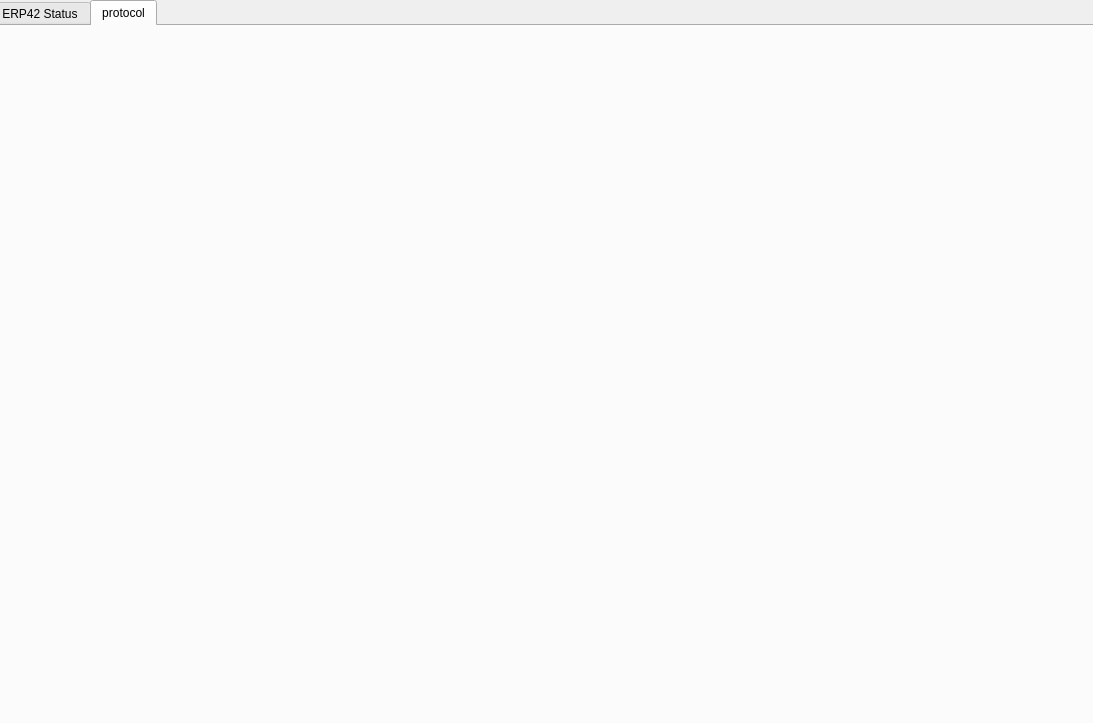
<?xml version="1.0" encoding="UTF-8"?>
<ui version="4.0">
 <class>Dialog</class>
 <widget class="QDialog" name="Dialog">
  <property name="geometry">
   <rect>
    <x>0</x>
    <y>0</y>
    <width>1093</width>
    <height>723</height>
   </rect>
  </property>
  <property name="windowTitle">
   <string>ERP42 Control Bar</string>
  </property>
  <widget class="QTabWidget" name="tabWidget">
   <property name="geometry">
    <rect>
     <x>-10</x>
     <y>0</y>
     <width>1131</width>
     <height>731</height>
    </rect>
   </property>
   <property name="currentIndex">
    <number>1</number>
   </property>
   <widget class="QWidget" name="tab_1">
    <attribute name="title">
     <string>ERP42 Status</string>
    </attribute>
    <widget class="QLabel" name="label_2">
     <property name="geometry">
      <rect>
       <x>10</x>
       <y>10</y>
       <width>371</width>
       <height>361</height>
      </rect>
     </property>
     <property name="frameShape">
      <enum>QFrame::Box</enum>
     </property>
     <property name="text">
      <string/>
     </property>
    </widget>
    <widget class="QLabel" name="label_3">
     <property name="geometry">
      <rect>
       <x>390</x>
       <y>10</y>
       <width>131</width>
       <height>31</height>
      </rect>
     </property>
     <property name="frameShape">
      <enum>QFrame::WinPanel</enum>
     </property>
     <property name="frameShadow">
      <enum>QFrame::Raised</enum>
     </property>
     <property name="text">
      <string>Serial Port</string>
     </property>
     <property name="alignment">
      <set>Qt::AlignCenter</set>
     </property>
    </widget>
    <widget class="QLabel" name="label_4">
     <property name="geometry">
      <rect>
       <x>390</x>
       <y>60</y>
       <width>131</width>
       <height>31</height>
      </rect>
     </property>
     <property name="frameShape">
      <enum>QFrame::WinPanel</enum>
     </property>
     <property name="frameShadow">
      <enum>QFrame::Raised</enum>
     </property>
     <property name="text">
      <string>Connection</string>
     </property>
     <property name="alignment">
      <set>Qt::AlignCenter</set>
     </property>
    </widget>
    <widget class="QLabel" name="label_5">
     <property name="geometry">
      <rect>
       <x>390</x>
       <y>110</y>
       <width>131</width>
       <height>31</height>
      </rect>
     </property>
     <property name="frameShape">
      <enum>QFrame::WinPanel</enum>
     </property>
     <property name="frameShadow">
      <enum>QFrame::Raised</enum>
     </property>
     <property name="text">
      <string>Camera Status</string>
     </property>
     <property name="alignment">
      <set>Qt::AlignCenter</set>
     </property>
    </widget>
    <widget class="QLabel" name="label_6">
     <property name="geometry">
      <rect>
       <x>390</x>
       <y>160</y>
       <width>131</width>
       <height>31</height>
      </rect>
     </property>
     <property name="frameShape">
      <enum>QFrame::WinPanel</enum>
     </property>
     <property name="frameShadow">
      <enum>QFrame::Raised</enum>
     </property>
     <property name="text">
      <string>Lidar Status</string>
     </property>
     <property name="alignment">
      <set>Qt::AlignCenter</set>
     </property>
    </widget>
    <widget class="QSlider" name="horizontalSlider">
     <property name="geometry">
      <rect>
       <x>30</x>
       <y>400</y>
       <width>1051</width>
       <height>41</height>
      </rect>
     </property>
     <property name="minimum">
      <number>-100</number>
     </property>
     <property name="maximum">
      <number>100</number>
     </property>
     <property name="orientation">
      <enum>Qt::Horizontal</enum>
     </property>
    </widget>
    <widget class="QSlider" name="horizontalSlider_2">
     <property name="geometry">
      <rect>
       <x>30</x>
       <y>480</y>
       <width>1051</width>
       <height>41</height>
      </rect>
     </property>
     <property name="minimum">
      <number>-100</number>
     </property>
     <property name="maximum">
      <number>100</number>
     </property>
     <property name="orientation">
      <enum>Qt::Horizontal</enum>
     </property>
    </widget>
    <widget class="QLabel" name="label_7">
     <property name="geometry">
      <rect>
       <x>550</x>
       <y>10</y>
       <width>111</width>
       <height>21</height>
      </rect>
     </property>
     <property name="text">
      <string>사진넣을공간</string>
     </property>
    </widget>
    <widget class="QLabel" name="label_8">
     <property name="geometry">
      <rect>
       <x>550</x>
       <y>60</y>
       <width>111</width>
       <height>21</height>
      </rect>
     </property>
     <property name="text">
      <string>사진넣을공간</string>
     </property>
    </widget>
    <widget class="QLabel" name="label_9">
     <property name="geometry">
      <rect>
       <x>550</x>
       <y>110</y>
       <width>111</width>
       <height>21</height>
      </rect>
     </property>
     <property name="text">
      <string>사진넣을공간</string>
     </property>
    </widget>
    <widget class="QLabel" name="label_10">
     <property name="geometry">
      <rect>
       <x>550</x>
       <y>160</y>
       <width>111</width>
       <height>21</height>
      </rect>
     </property>
     <property name="text">
      <string>사진넣을공간</string>
     </property>
    </widget>
   </widget>
   <widget class="QWidget" name="tab_2">
    <attribute name="title">
     <string>protocol</string>
    </attribute>
    <widget class="QLabel" name="label">
     <property name="geometry">
      <rect>
       <x>20</x>
       <y>0</y>
       <width>1071</width>
       <height>691</height>
      </rect>
     </property>
     <property name="text">
      <string/>
     </property>
     <property name="pixmap">
      <pixmap>../../../../../Pictures/protocol.png</pixmap>
     </property>
    </widget>
   </widget>
  </widget>
 </widget>
 <resources/>
 <connections/>
</ui>
